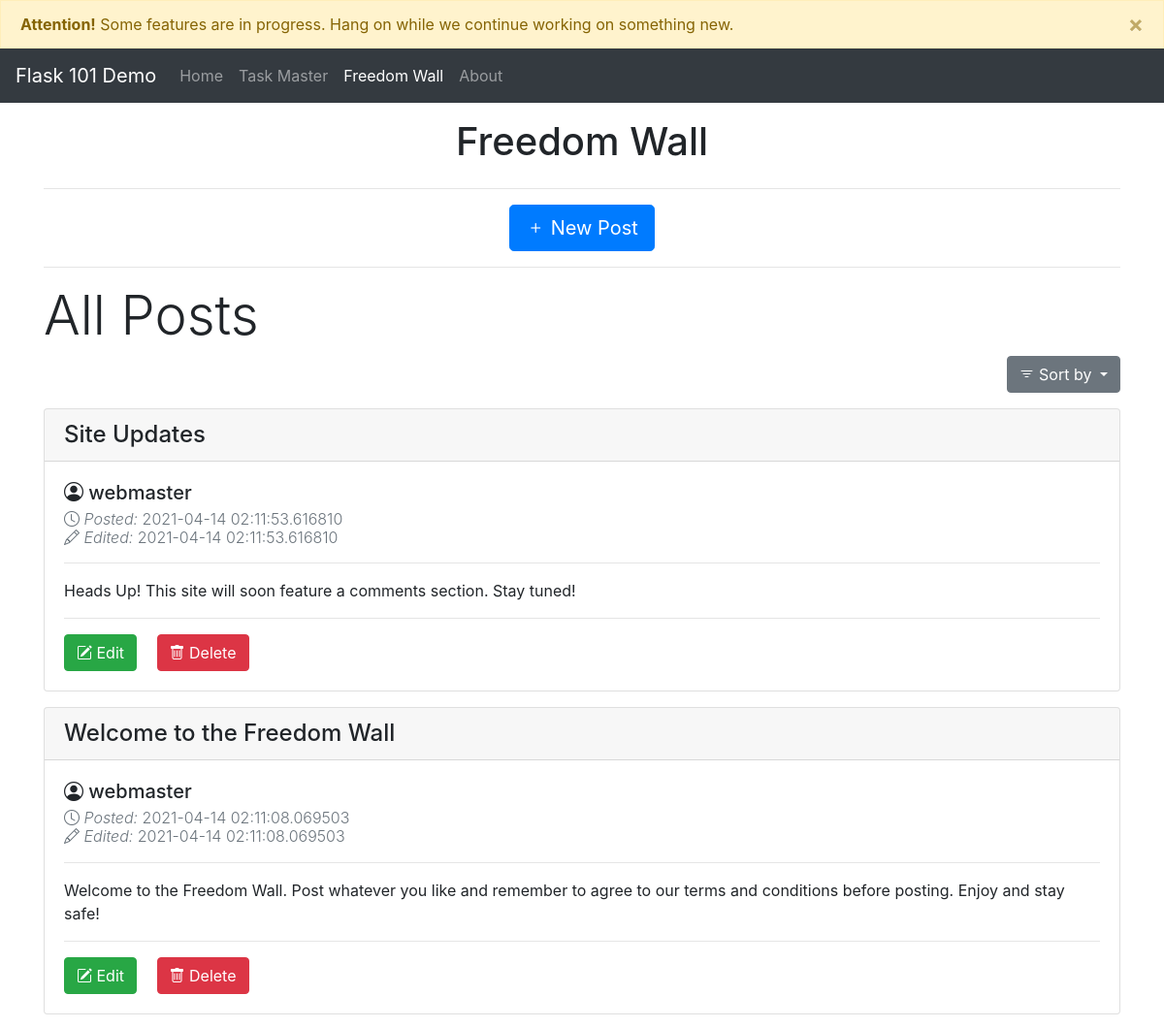
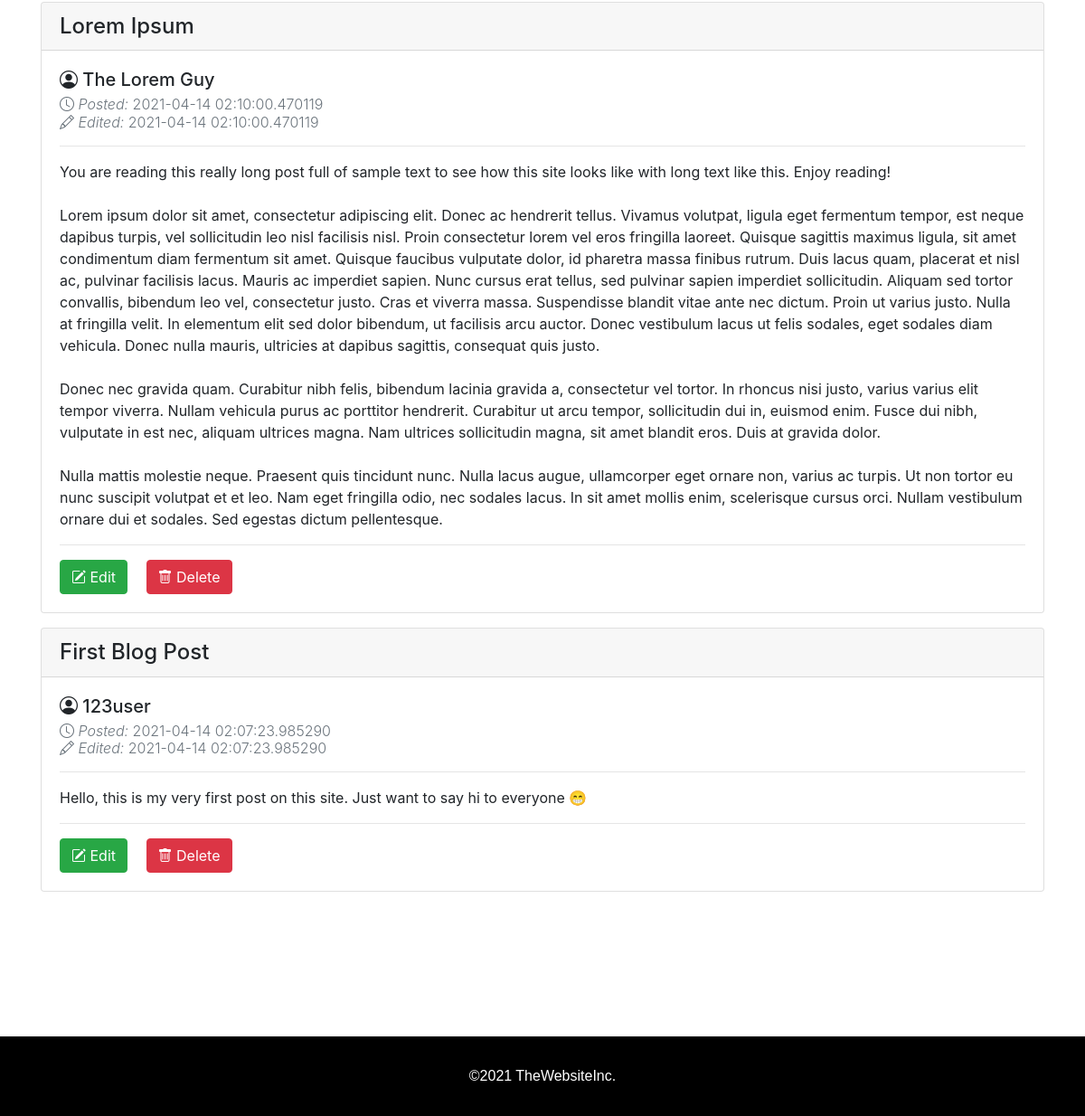
Page /blog_posts on the earlier database version (2 pictures, top to bottom).
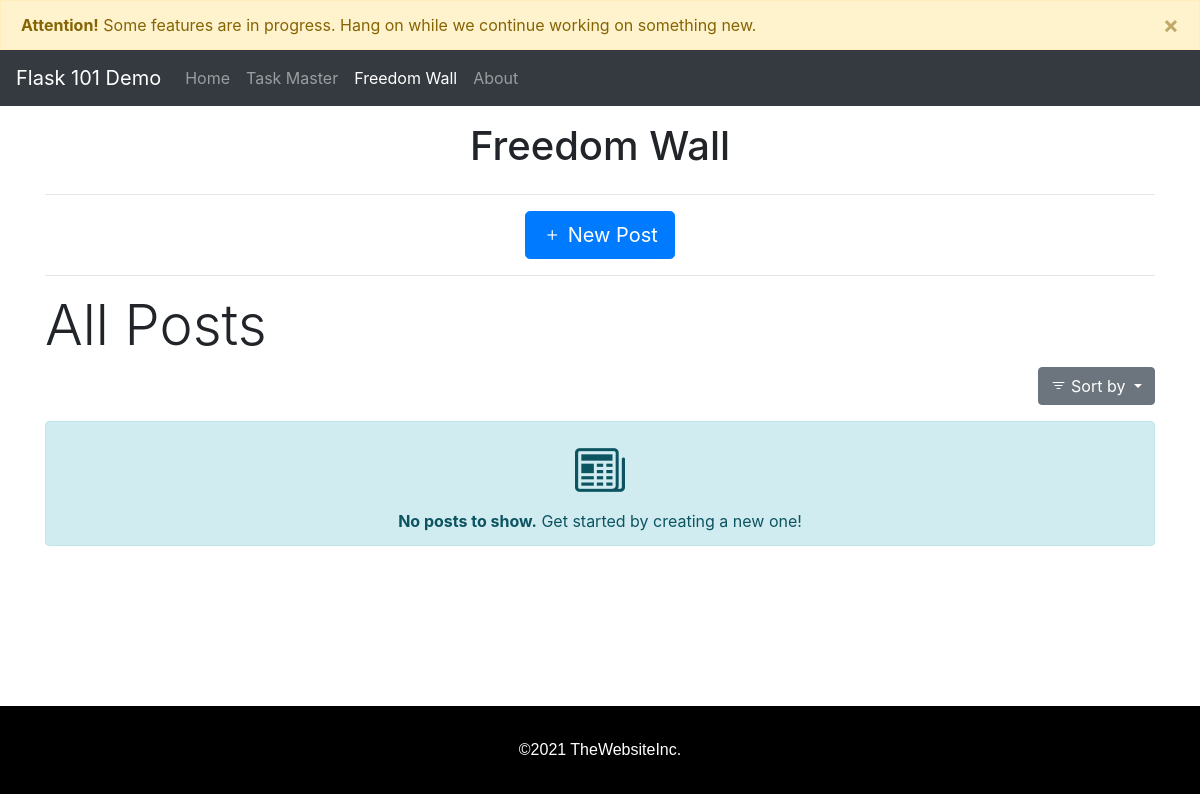
Same page on the later database version.
### app.py (models this page shows, shortened)
class BlogPost(db.Model):
    id = db.Column(db.Integer, primary_key = True)
    title = db.Column(db.String(50), nullable = False)
    content = db.Column(db.Text, nullable=False)
    author = db.Column(db.String(20), nullable=False)
    datePosted = db.Column(db.DateTime, nullable = False , default = datetime.utcnow)
    dateEdited = db.Column(db.String(30), nullable = False, default = datetime.utcnow)

### app.py (the view)
@app.route('/blog_posts', methods=['GET', 'POST'])
def posts():
    if request.method == 'POST':
        post_title = request.form['title']
        post_content = request.form['content']
        post_author = request.form['author']
        new_post = BlogPost(title=post_title, author=post_author, content=post_content)
        db.session.add(new_post)
        db.session.commit()
        return redirect('/blog_posts')
    else:
        all_posts = BlogPost.query.order_by(BlogPost.datePosted.desc()).all()
        return render_template('posts.html', posts=all_posts)

### templates/posts.html (shortened to what this page needs)
{% extends 'base.html' %}
{% block body %}
<h1 class="text-center mt-3">Freedom Wall</h1>
<div class="container">
    <div class="row">
        <div class="col text-center">
            <hr>
            <button type="button" class="btn btn-primary btn-lg" data-toggle="modal" data-target="#newPost">
                <i class="bi bi-plus"></i> New Post
            </button>
        </div>
    </div>
</div>
<div class="container">
    <hr>
    <h1 class="display-4">All Posts</h1>
    <div class="dropdown mb-3 text-right">
        <button class="btn btn-secondary dropdown-toggle" type="button" id="dropdownMenuButton" data-toggle="dropdown"
            aria-haspopup="true" aria-expanded="false">
            <i class="bi bi-filter"></i> Sort by
        </button>
    </div>
    {% if posts|length < 1 %} <div class="alert alert-info text-center">
        <i class="bi bi-newspaper" style="font-size: 50px;"></i>
        <br>
        <strong>No posts to show.</strong> Get started by creating a new one!
        {% endif %}
        {% for post in posts %}
        <div class="card mb-3">
            <h4 class="card-header">{{ post.title }}</h4>
            <div class="card-body">
                <h5 class="card-title"> <i class="bi bi-person-circle"></i> {{ post.author }}</h5>
                <h6 class="card-subtitle text-muted font-weight-light">
                    <i class="bi bi-clock"></i>
                    <i>Posted: </i> {{ post.datePosted }}
                    <br>
                    <i class="bi bi-pencil"></i>
                    <i>Edited: </i> {{ post.dateEdited }}
                </h6>
                <hr>
                <p style="white-space: pre-wrap;">{{ post.content }}</p>
                <hr>
                <a href="/blog_edit/{{post.id}}" class="btn btn-success mr-3" role="button"><i
                        class="bi bi-pencil-square"></i> Edit</a>
                <button class="btn btn-danger" onclick="setPostToDelete('{{post.id}}')" data-toggle="modal"
                    data-target="#deletePost"><i class="bi bi-trash"></i> Delete</button>
            </div>
        </div>
        {% endfor %}
</div>
</div>
{% endblock %}

### templates/base.html (shortened to what this page needs)
<!DOCTYPE html>
<html lang="en">
  <head>
    <link
      rel="stylesheet"
      href="{{ url_for('static', filename = 'css/bootstrap.min.css')}}"
    />
    <link
      rel="stylesheet"
      type="text/css"
      href="https://cdn.jsdelivr.net/npm/bootstrap-icons@1.4.0/font/bootstrap-icons.css"
    />
    <link
      rel="stylesheet"
      type="text/css"
      href="{{ url_for('static', filename = 'css/main.css')}}"
    />
  </head>
  <body>
    <div
      class="alert alert-warning alert-dismissible fade show m-0 rounded-0"
      role="alert"
    >
      <strong>Attention!</strong> Some features are in progress. Hang on while
      we continue working on something new.
      <button
        type="button"
        class="close"
        data-dismiss="alert"
        aria-label="Close"
      >
        <span aria-hidden="true">&times;</span>
      </button>
    </div>
    <nav class="navbar navbar-expand-lg navbar-dark bg-dark sticky-top">
      <a class="navbar-brand" href="/">Flask 101 Demo</a>
      <div class="collapse navbar-collapse" id="navbarNavAltMarkup">
          <div class="navbar-nav">
            <a class="nav-link" href="/">Home <span class="sr-only">(current)</span></a>
              <a class="nav-link" href="/task">Task Master <span class="sr-only">(current)</span></a>
              <a class="nav-link" href="/blog_posts">Freedom Wall</a>
              <a href="https://bit.ly/31VUq8t" class="nav-link">About</a>
          </div>
        </div>
    </nav>
    {% block body %} {% endblock %}
    <footer id="main-footer">
      &copy;2021 TheWebsiteInc.
  </footer>
  </body>
</html>

### static/css/main.css (style rules this page uses)
:root { scroll-padding-top: 60px; scroll-behavior: smooth; }
#main-footer { background-color: black; color: #fff; padding: 2em; text-align: center; font-family: Verdana, Geneva, Tahoma, sans-serif; }

Differences in the rows shown:
removed BlogPost: title "Site Updates", author "webmaster", datePosted "2021-04-14 02:11:53.616810", dateEdited "2021-04-14 02:11:53.616810", content "Heads Up! This site will soon feature a comments section. Stay tuned!"
removed BlogPost: title "Welcome to the Freedom Wall", author "webmaster", datePosted "2021-04-14 02:11:08.069503", dateEdited "2021-04-14 02:11:08.069503", content "Welcome to the Freedom Wall. Post whatever you like and remember to agree to our terms and conditions before posting. Enjoy and stay safe!"
removed BlogPost: title "Lorem Ipsum", author "The Lorem Guy", datePosted "2021-04-14 02:10:00.470119", dateEdited "2021-04-14 02:10:00.470119", content "You are reading this really long post full of sample text to see how this site looks like with long text like this. Enjoy reading! Lorem ipsum dolor sit amet, consectetur adipiscing elit. Donec ac hendrerit tellus. Vivamus volutpat, ligula eget fermentum tempor, est neque dapibus turpis, vel sollicitudin leo nisl facilisis nisl. Proin consectetur lorem vel eros fringilla laoreet. Quisque sagittis maximus ligula, sit amet condimentum diam fermentum sit amet. Quisque faucibus vulputate dolor, id pharetra massa finibus rutrum. Duis lacus quam, placerat et nisl ac, pulvinar facilisis lacus. Mauris ac imperdiet sapien. Nunc cursus erat tellus, sed pulvinar sapien imperdiet sollicitudin. Aliquam…"
removed BlogPost: title "First Blog Post", author "123user", datePosted "2021-04-14 02:07:23.985290", dateEdited "2021-04-14 02:07:23.985290", content "Hello, this is my very first post on this site. Just want to say hi to everyone 😁"
Other differences:
text now shown: "No posts to show. Get started by creating a new one!"
